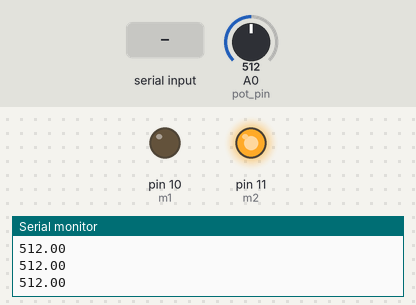
Simulated run of this sketch. Board: Arduino Uno, built with avr-gcc and run on an emulated ATmega328P. On the bench: output pins drawn as LEDs (lit = HIGH), the last lines printed to the serial monitor. The test bench sets the inputs (shaded band); at power-on: A0 (pot_pin) = 512.

Above: at 1.2 s.
1.3 s: A0 (pot_pin) set to 372
2.8 s: A0 (pot_pin) set to 338
At 3.9 s:
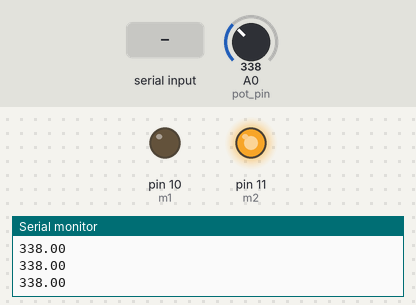
4.3 s: "200\n" received over Serial
At 5.6 s:
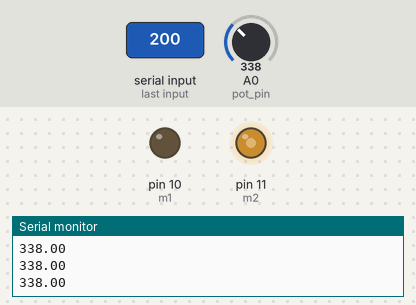
6.8 s: A0 (pot_pin) set to 306
At 8.0 s:
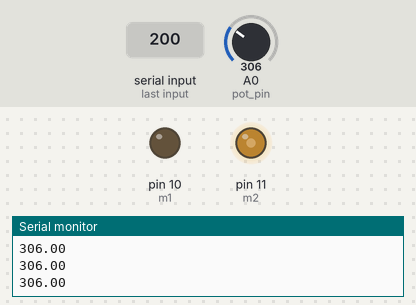
8.3 s: A0 (pot_pin) set to 122
At 9.1 s:
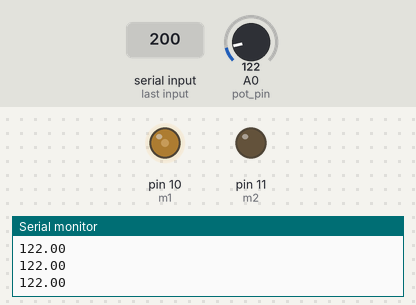
9.8 s: A0 (pot_pin) set to 0
At 10.4 s:
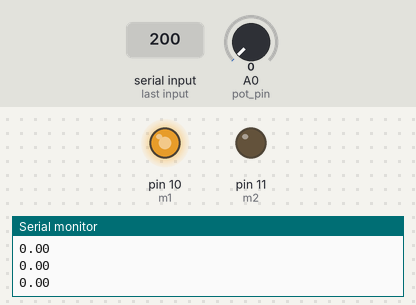
Timing chart, 0 to 12.3 s (numbered marks = the images above; inputs shaded):
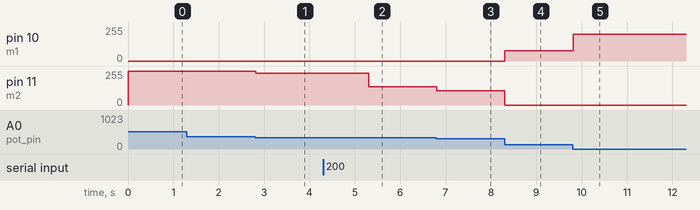

Measured:
- after the input at 2.8 s, pin 11 (m2): 255/255 → 238/255 at once
- after the input at 4.3 s, pin 11 (m2): 238/255 → 138/255 after 1.0 s
- after the input at 6.8 s, pin 11 (m2): 138/255 → 106/255 at once
- after the input at 8.3 s, pin 10 (m1): 0/255 → 78/255 at once; pin 11 (m2): 106/255 → 0/255 at once
- after the input at 9.8 s, pin 10 (m1): 78/255 → 200/255 at once

The sketch:

servo_mod_control_p_serial.ino
```cpp
const int pot_pin = A0;
const int m1 = 10;
const int m2 = 11;

float kp = 1;
float sensor = 0;
float pos_des = 100;
float error = 0;
int senal = 0;

void setup(){
  Serial.begin(9600);
  pinMode(m1, OUTPUT);
  pinMode(m2, OUTPUT);
}

void loop(){
  recibir_datos();
  sensor = analogRead(pot_pin);
  Serial.println(sensor);
  calcular_error();
  calcular_senal();
  if(senal < 0) reversa();
  else avance();
  delay(2);
}

void recibir_datos(){
  if(Serial.available() > 0){
    pos_des = Serial.readString().toFloat();
  }
}

void calcular_error(){
  error = pos_des - sensor;
}

void calcular_senal(){
  senal = int(max(min(kp*error, 255), -255));
}

void reversa(){
  analogWrite(m1, 0);
  analogWrite(m2, abs(senal));
}

void avance(){
  analogWrite(m2, 0);
  analogWrite(m1, senal);
}
```
